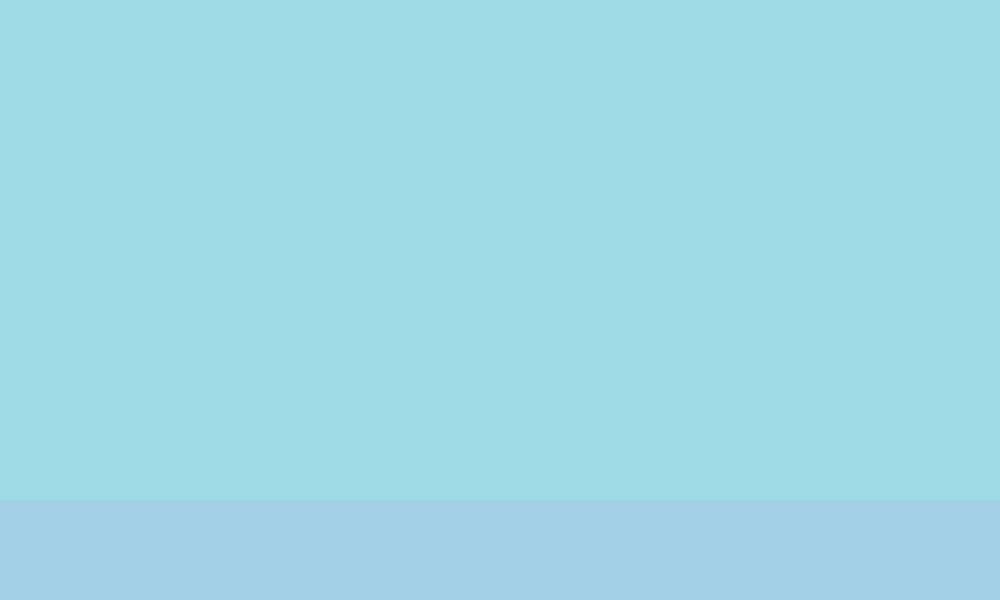
Frame 1 (no input)
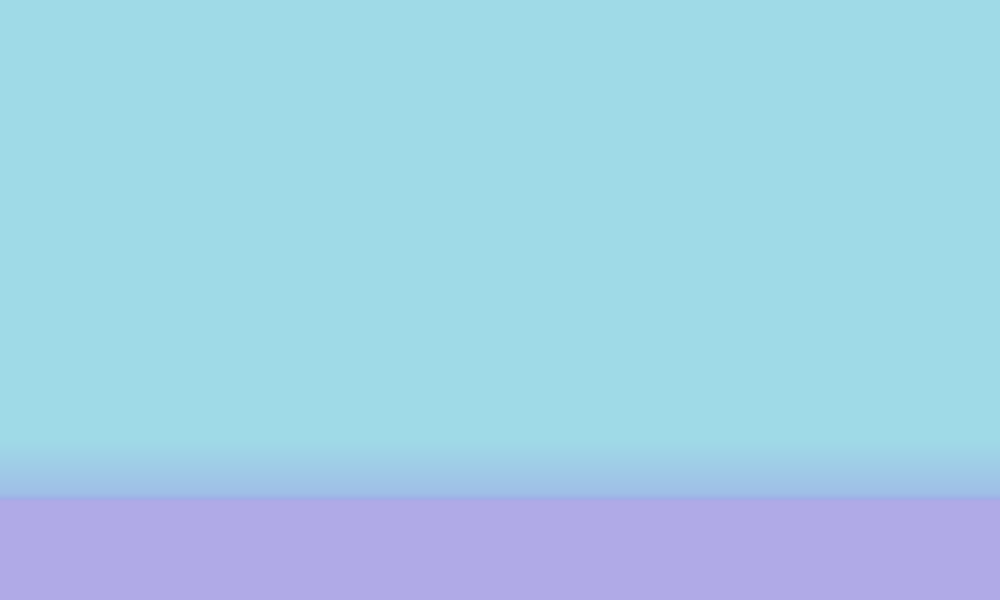
Frame 60 (the mouse pressed at the canvas centre just before this capture)
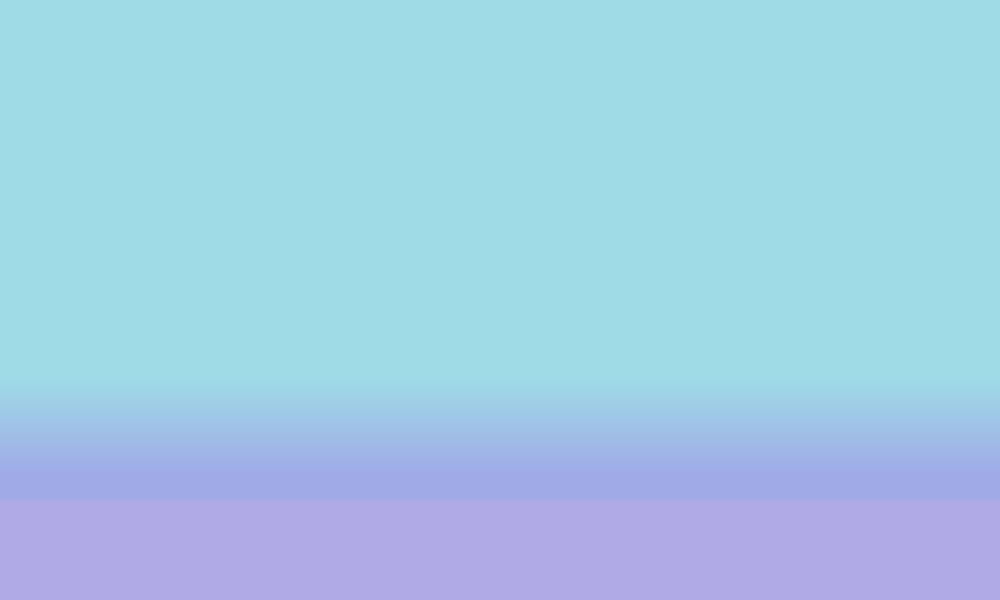
Frame 120 (the mouse held since frame 60 and released just before this capture)

The Processing sketch that drew these frames (run headless with seeded random() and noise(); from frame 60 on, the mouse is pressed at the canvas centre):

// Processing sketch: new_sunsettest
// ── new_sunsettest.pde
void setup() {
  size(1000, 600);
  background(159,218,231);

}

void draw() {
  //background(159,218,231);
  noStroke();
  fill(176,170,231, 50);
  //rect(a=x-coord, y-coord, width, height)
   rect(0, 500, 1000, 100);
   filter(BLUR, 0.58);
}

//TEST NEW COLOURS, mouse pressed activates tiny rect sliver, then add to touchOSC
